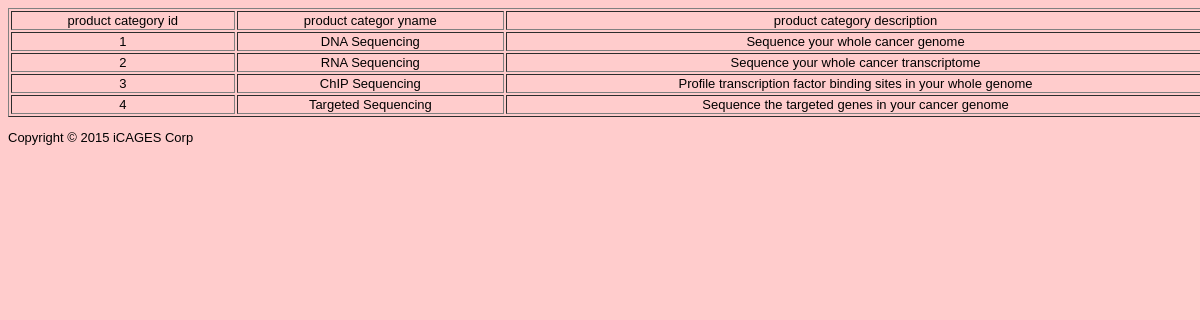
The page /icages/public/view_category.php on the database its author committed.
### tables this page shows
create table ProductCategory (
    productcategoryid int(11) not null auto_increment,
    productcategoryname varchar(30) not null,
    productdescription varchar(2000),
    primary key (productcategoryid)
);

### icages/public/view_category.php (the view, shortened to what this page needs)
<?php require_once("../includes/db_connection.php"); ?>
<?php
	$query  = "SELECT * ";
	$query .= "FROM ProductCategory ;";
	$result = mysql_query( $query, $connection);
?>
<!DOCTYPE html>
<html>
<head>
<link href="stylesheets/custom.css" media="all" rel="stylesheet" type="text/css" />
</head>
<body>
<div id="main">
    <div id="navigation">
<table style="width:100%"  border=1>
<td>product category id</td>
<td>product categor yname</td>
<td>product category description</td>
		<?php
            if($result){
			while($subject = mysql_fetch_assoc($result)) {
        ?>
<td><?php echo $subject["productcategoryid"]; ?></td>
<td> <?php echo $subject["productcategoryname"]; ?> </td>
<td><?php echo $subject["productdescription"]; ?></td>
	  <?php
			}
          }
		?>
		</table>
  </div>
</div>
<div id="footer">Copyright &copy; 2015 iCAGES Corp</div>
</body>
</html>

### icages/public/stylesheets/custom.css (style rules this page uses)
body { width: 100%; height: 100%; margin: 30; padding: 30; border: 30; font-family: sans-serif; font-size: 13px; line-height: 15px; background: #FFCCCC; }

### rows shown on the page
productcategory: productcategoryid "1", productcategoryname "DNA Sequencing", productdescription "Sequence your whole cancer genome"
productcategory: productcategoryid "2", productcategoryname "RNA Sequencing", productdescription "Sequence your whole cancer transcriptome"
productcategory: productcategoryid "3", productcategoryname "ChIP Sequencing", productdescription "Profile transcription factor binding sites in your whole genome"
productcategory: productcategoryid "4", productcategoryname "Targeted Sequencing", productdescription "Sequence the targeted genes in your cancer genome"
